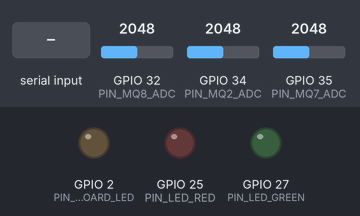
Bench run of a sketch on a simulated ESP32. Parts: output pins drawn as LEDs (lit = HIGH). Dashed ring = blinking. The test bench sets the inputs (shaded band); at power-on: GPIO 32 (PIN_MQ8_ADC) = 2048, GPIO 34 (PIN_MQ2_ADC) = 2048, GPIO 35 (PIN_MQ7_ADC) = 2048 (analog values on the 0–4095 scale). WiFi joins after 1.5 s; servers stay silent unless stated; random numbers use the default seed unless the sketch sets one; nothing arrives over Bluetooth unless stated; a phone connects over Bluetooth LE 3 s after start; what the sketch prints to the serial monitor is not drawn.

Above: at 0.0 s.
At 5.7 s:
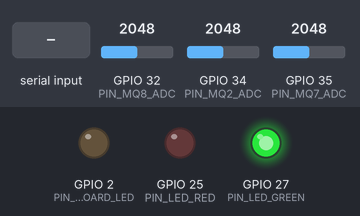
5.8 s: "S\n" received over Serial
7.3 s: "s\n" received over Serial
8.8 s: "M\n" received over Serial
At 14.97 s:
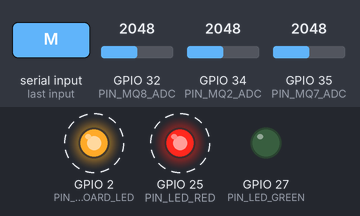
Timing chart, 0 to 16.3 s (numbered marks = the images above; inputs shaded):
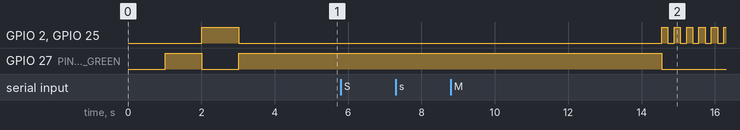

Measured:
- after the input at 5.8 s, every drawn part: stays the same
- after the input at 7.3 s, every drawn part: stays the same

The sketch:

aerosense_firmware.ino
```cpp
/*
 * AeroSense - Autonomous Multi-Gas Leak Detection & Life-Safety Hub
 * Target Microcontroller: ESP32-WROOM-32 / ESP32 Dev Module (240MHz, Dual Core)
 * Author: Research and Development Team
 * Academic Year: 2024-2025 / 2026
 *
 * Description:
 * Autonomous ceiling-mounted gas detection firmware interfacing MQ-2, MQ-8,
 * and MQ-7 sensors. Dispatches telemetry and emergency broadcasts via local
 * HTTP server (/telemetry), LAN UDP Multicast, and Direct BLE beacons.
 *
 * Safety & Architecture Compliance:
 * - Analog acquisition is strictly assigned to ADC1 (GPIOs 32, 34, 35) to prevent
 *   conflicts with the active Wi-Fi radio (ADC2 is disabled during Wi-Fi operations).
 * - Direct 5V USB power telemetry ("USB / MAINS", 100% battery).
 * - Built-in Power-On Self Test (POST) for visual verification of LEDs and buzzer.
 * - Interactive Serial Monitor command parser with echo and periodic live status.
 */

#include <WiFi.h>
#include <WiFiMulti.h>
#include <WiFiUdp.h>
#include <WebServer.h>

/* Safe BLE Inclusion - Auto-detects if Espressif BLEDevice.h is present */
#if defined(__has_include) && __has_include(<BLEDevice.h>)
  #include <BLEDevice.h>
  #include <BLEUtils.h>
  #include <BLEServer.h>
  #include <BLEAdvertising.h>
  #define HAS_BLE_DEVICE 1
#else
  #define HAS_BLE_DEVICE 0
#endif

/* Hardware Pin Definitions (Configured for your exact physical wiring) */
const int PIN_MQ2_ADC     = 34; // MQ-2: Combustible / Methane / LPG (ADC1_CH6)
const int PIN_MQ8_ADC     = 32; // MQ-8: Hydrogen H2 (ADC1_CH4)
const int PIN_MQ7_ADC     = 35; // MQ-7: Carbon Monoxide CO (ADC1_CH7)

const int PIN_LED_RED     = 25; // Red Alert / Alarm LED (Active HIGH)
const int PIN_LED_GREEN   = 27; // Green Safe / Normal LED (Active HIGH)
const int PIN_BUZZER      = 27; // Active Buzzer (change to 26 if Buzzer has its own pin separate from Green LED)
const int PIN_ONBOARD_LED = 2;  // Built-in blue LED on ESP32 Dev Module (diagnostic fallback)

/* Safety Thresholds (Parts Per Million) */
const float THRESHOLD_FLAMMABLE_WARN = 200.0;
const float THRESHOLD_FLAMMABLE_CRIT = 400.0;
const float THRESHOLD_H2_WARN        = 400.0;
const float THRESHOLD_H2_CRIT        = 800.0;
const float THRESHOLD_CO_WARN        = 25.0;
const float THRESHOLD_CO_CRIT        = 50.0;

/* Network & WebServer Configuration */
WiFiMulti wifiMulti;
WiFiUDP udp;
WebServer server(80);
const char* UDP_BROADCAST_IP = "255.255.255.255";
const uint16_t UDP_PORT = 8888;

/* Device Identity */
const char* DEVICE_ID = "AEROSENSE-HUB-01";
const char* ZONE_NAME = "Zone 1 - Main Enclosure";

/* BLE Beacon Service UUID */
#define SERVICE_UUID "0000AE01-0000-1000-8000-00805F9B34FB"
#if HAS_BLE_DEVICE
BLEAdvertising* pAdvertising = nullptr;
#endif

/* System State Variables */
enum AlertLevel {
  ALERT_NORMAL = 0,
  ALERT_WARNING = 1,
  ALERT_CRITICAL = 2
};

AlertLevel currentAlertLevel = ALERT_NORMAL;
const char* primaryDetectedGas = "NORMAL";

/* Telemetry & Calibration Variables (USB Powered) */
float ppmFlammable = 0.0;
float ppmHydrogen = 0.0;
float ppmCarbonMonoxide = 0.0;
float batteryVoltage = 5.00;
int batteryPercentage = 100;
const char* powerSource = "USB / MAINS";

/* Timing & Simulation Flags */
unsigned long lastTelemetryBroadcast = 0;
unsigned long lastSerialTelemetry = 0;
unsigned long lastBuzzerToggle = 0;
bool buzzerState = false;
bool simulationMode = false;
unsigned long simulationStartTime = 0;
unsigned long warmupStartTime = 0;
const unsigned long WARMUP_DURATION_MS = 10000; // 10s sensor warmup stabilization

void handleTelemetryEndpoint() {
  String payload = "{";
  payload += "\"device_id\":\"" + String(DEVICE_ID) + "\",";
  payload += "\"zone\":\"" + String(ZONE_NAME) + "\",";
  payload += "\"uptime_s\":" + String(millis() / 1000) + ",";
  payload += "\"simulation\":" + String(simulationMode ? "true" : "false") + ",";
  payload += "\"power\":{\"source\":\"" + String(powerSource) + "\",\"pct\":" + String(batteryPercentage) + ",\"v\":" + String(batteryVoltage, 2) + "},";
  payload += "\"sensors\":{";
  payload += "\"flammable_ppm\":" + String(ppmFlammable, 1) + ",";
  payload += "\"h2_ppm\":" + String(ppmHydrogen, 1) + ",";
  payload += "\"co_ppm\":" + String(ppmCarbonMonoxide, 1) + ",";
  payload += "\"mq7_phase\":\"CONTINUOUS_5V\"";
  payload += "},";
  payload += "\"alert\":{";
  payload += "\"level\":" + String((int)currentAlertLevel) + ",";
  payload += "\"gas\":\"" + String(primaryDetectedGas) + "\"";
  payload += "}";
  payload += "}";

  server.sendHeader("Access-Control-Allow-Origin", "*");
  server.send(200, "application/json", payload);
}

void initHardware() {
  pinMode(PIN_MQ2_ADC, INPUT);
  pinMode(PIN_MQ8_ADC, INPUT);
  pinMode(PIN_MQ7_ADC, INPUT);

  pinMode(PIN_LED_RED, OUTPUT);
  pinMode(PIN_LED_GREEN, OUTPUT);
  pinMode(PIN_ONBOARD_LED, OUTPUT);
  if (PIN_BUZZER != PIN_LED_GREEN) {
    pinMode(PIN_BUZZER, OUTPUT);
    digitalWrite(PIN_BUZZER, LOW);
  }

  // Set 12-bit ADC resolution (0 - 4095) for ESP32
  analogReadResolution(12);

  // Power-On Self Test (POST): Visually flash LEDs so you can verify physical wiring immediately
  Serial.println("[POST] Testing Green LED on GPIO 27 (should light up for 1 second)...");
  digitalWrite(PIN_LED_GREEN, HIGH);
  delay(1000);
  digitalWrite(PIN_LED_GREEN, LOW);

  Serial.println("[POST] Testing Red LED on GPIO 25 & Onboard LED on GPIO 2 (should light up for 1 second)...");
  digitalWrite(PIN_LED_RED, HIGH);
  digitalWrite(PIN_ONBOARD_LED, HIGH);
  delay(1000);
  digitalWrite(PIN_LED_RED, LOW);
  digitalWrite(PIN_ONBOARD_LED, LOW);

  // Default Initial State: Safe / Normal (Green ON, Red OFF)
  digitalWrite(PIN_LED_GREEN, HIGH);
  Serial.println("[POST] Self-test complete. Green LED is now set to HIGH (Normal).");
}

void initWireless() {
  wifiMulti.addAP("AeroSenseHotspot", "aerosense123");
  wifiMulti.addAP("HUAWEI-3DcC", "jGqZv2Hh");
  wifiMulti.addAP("Campus_WiFi", "campus_access");

  Serial.println("[AEROSENSE] Connecting to Wi-Fi...");
  unsigned long startAttempt = millis();
  while (wifiMulti.run() != WL_CONNECTED && (millis() - startAttempt < 6000)) {
    delay(200);
    digitalWrite(PIN_LED_GREEN, !digitalRead(PIN_LED_GREEN));
  }

  if (WiFi.status() == WL_CONNECTED) {
    digitalWrite(PIN_LED_GREEN, HIGH);
    Serial.print("[AEROSENSE] Wi-Fi connected! Device IP: ");
    Serial.println(WiFi.localIP());
    udp.begin(UDP_PORT);

    server.on("/telemetry", handleTelemetryEndpoint);
    server.begin();
    Serial.println("[AEROSENSE] HTTP telemetry endpoint ready at http://" + WiFi.localIP().toString() + "/telemetry");
  } else {
    digitalWrite(PIN_LED_GREEN, HIGH);
    Serial.println("[AEROSENSE] Wi-Fi not connected. Operating in standalone offline mode.");
  }

#if HAS_BLE_DEVICE
  BLEDevice::init("AeroSense-Hub");
  BLEServer* pServer = BLEDevice::createServer();
  pAdvertising = BLEDevice::getAdvertising();
  pAdvertising->addServiceUUID(SERVICE_UUID);
  pAdvertising->setScanResponse(true);
  pAdvertising->setMinPreferred(0x06);
  pAdvertising->setMinPreferred(0x12);
  BLEDevice::startAdvertising();
  Serial.println("[AEROSENSE] BLE Emergency Beacon active.");
#else
  Serial.println("[AEROSENSE] BLE beacon bypassed on this core.");
#endif
}

void readBatteryTelemetry() {
  batteryVoltage = 5.00;
  batteryPercentage = 100;
  powerSource = "USB / MAINS";
}

void readSensors() {
  if (simulationMode) {
    unsigned long elapsed = millis() - simulationStartTime;
    if (elapsed < 15000) {
      ppmFlammable = 120.0 + (elapsed / 15000.0) * 360.0;
      ppmHydrogen  = 45.0 + (elapsed / 15000.0) * 120.0;
      ppmCarbonMonoxide = 12.0;
    } else if (elapsed < 30000) {
      ppmFlammable = 485.0 + (random(-15, 15));
      ppmHydrogen  = 180.0 + (random(-10, 10));
      ppmCarbonMonoxide = 28.0;
    } else {
      simulationMode = false;
      Serial.println("[AEROSENSE] Simulation routine finished. Returning to live sensors.");
    }
    return;
  }

  // 10-sample rolling average on ADC1 channels (clean noise filtering)
  long sumMQ2 = 0, sumMQ8 = 0, sumMQ7 = 0;
  for (int i = 0; i < 10; i++) {
    sumMQ2 += analogRead(PIN_MQ2_ADC);
    sumMQ8 += analogRead(PIN_MQ8_ADC);
    sumMQ7 += analogRead(PIN_MQ7_ADC);
    delay(2);
  }

  int rawMQ2 = sumMQ2 / 10;
  int rawMQ8 = sumMQ8 / 10;
  int rawMQ7 = sumMQ7 / 10;

  // Convert raw 12-bit ADC (0 - 4095) to voltage (0.0 - 3.3V)
  float vMQ2 = (rawMQ2 / 4095.0) * 3.3;
  float vMQ8 = (rawMQ8 / 4095.0) * 3.3;
  float vMQ7 = (rawMQ7 / 4095.0) * 3.3;

  // Calculate approximate PPM
  ppmFlammable      = max(0.0f, (vMQ2 - 0.2f) * 180.0f);
  ppmHydrogen       = max(0.0f, (vMQ8 - 0.2f) * 220.0f);
  ppmCarbonMonoxide = max(0.0f, (vMQ7 - 0.2f) * 45.0f);
}

void evaluateRiskState() {
  if (millis() - warmupStartTime < WARMUP_DURATION_MS) {
    currentAlertLevel = ALERT_NORMAL;
    primaryDetectedGas = "WARMING_UP";
    return;
  }

  bool isCrit = false;
  bool isWarn = false;

  if (ppmFlammable >= THRESHOLD_FLAMMABLE_CRIT) {
    isCrit = true;
    primaryDetectedGas = "FLAMMABLE_GAS";
  } else if (ppmHydrogen >= THRESHOLD_H2_CRIT) {
    isCrit = true;
    primaryDetectedGas = "HYDROGEN";
  } else if (ppmCarbonMonoxide >= THRESHOLD_CO_CRIT) {
    isCrit = true;
    primaryDetectedGas = "CARBON_MONOXIDE";
  } else if (ppmFlammable >= THRESHOLD_FLAMMABLE_WARN) {
    isWarn = true;
    primaryDetectedGas = "FLAMMABLE_GAS";
  } else if (ppmHydrogen >= THRESHOLD_H2_WARN) {
    isWarn = true;
    primaryDetectedGas = "HYDROGEN";
  } else if (ppmCarbonMonoxide >= THRESHOLD_CO_WARN) {
    isWarn = true;
    primaryDetectedGas = "CARBON_MONOXIDE";
  }

  if (isCrit) {
    currentAlertLevel = ALERT_CRITICAL;
  } else if (isWarn) {
    currentAlertLevel = ALERT_WARNING;
  } else {
    currentAlertLevel = ALERT_NORMAL;
    primaryDetectedGas = "NORMAL";
  }
}

void processLocalActuators() {
  unsigned long now = millis();

  if (currentAlertLevel == ALERT_CRITICAL) {
    // Green OFF during hazard
    digitalWrite(PIN_LED_GREEN, LOW);

    // Fast rapid alarm (150ms toggle)
    if (now - lastBuzzerToggle >= 150) {
      lastBuzzerToggle = now;
      buzzerState = !buzzerState;
      digitalWrite(PIN_LED_RED, buzzerState ? HIGH : LOW);
      digitalWrite(PIN_ONBOARD_LED, buzzerState ? HIGH : LOW);
      if (PIN_BUZZER != PIN_LED_GREEN) {
        digitalWrite(PIN_BUZZER, buzzerState ? HIGH : LOW);
      }
    }
  } else if (currentAlertLevel == ALERT_WARNING) {
    // Green OFF during warning
    digitalWrite(PIN_LED_GREEN, LOW);

    // Moderate warning beep (700ms toggle)
    if (now - lastBuzzerToggle >= 700) {
      lastBuzzerToggle = now;
      buzzerState = !buzzerState;
      digitalWrite(PIN_LED_RED, buzzerState ? HIGH : LOW);
      digitalWrite(PIN_ONBOARD_LED, buzzerState ? HIGH : LOW);
      if (PIN_BUZZER != PIN_LED_GREEN) {
        digitalWrite(PIN_BUZZER, buzzerState ? HIGH : LOW);
      }
    }
  } else {
    // SAFE / NORMAL: Green Solid ON, Red OFF, Buzzer OFF, Onboard LED OFF
    digitalWrite(PIN_LED_GREEN, HIGH);
    digitalWrite(PIN_LED_RED, LOW);
    digitalWrite(PIN_ONBOARD_LED, LOW);
    if (PIN_BUZZER != PIN_LED_GREEN) {
      digitalWrite(PIN_BUZZER, LOW);
    }
  }
}

void dispatchUDPTelemetry() {
  unsigned long now = millis();
  unsigned long interval = (currentAlertLevel == ALERT_CRITICAL) ? 400 : 2000;

  if (now - lastTelemetryBroadcast < interval) {
    return;
  }
  lastTelemetryBroadcast = now;

  if (WiFi.status() != WL_CONNECTED) {
    return;
  }

  String payload = "{";
  payload += "\"device_id\":\"" + String(DEVICE_ID) + "\",";
  payload += "\"zone\":\"" + String(ZONE_NAME) + "\",";
  payload += "\"uptime_s\":" + String(now / 1000) + ",";
  payload += "\"simulation\":" + String(simulationMode ? "true" : "false") + ",";
  payload += "\"power\":{\"source\":\"" + String(powerSource) + "\",\"pct\":" + String(batteryPercentage) + ",\"v\":" + String(batteryVoltage, 2) + "},";
  payload += "\"sensors\":{";
  payload += "\"flammable_ppm\":" + String(ppmFlammable, 1) + ",";
  payload += "\"h2_ppm\":" + String(ppmHydrogen, 1) + ",";
  payload += "\"co_ppm\":" + String(ppmCarbonMonoxide, 1) + ",";
  payload += "\"mq7_phase\":\"CONTINUOUS_5V\"";
  payload += "},";
  payload += "\"alert\":{";
  payload += "\"level\":" + String((int)currentAlertLevel) + ",";
  payload += "\"gas\":\"" + String(primaryDetectedGas) + "\"";
  payload += "}";
  payload += "}";

  udp.beginPacket(UDP_BROADCAST_IP, UDP_PORT);
  udp.write((const uint8_t*)payload.c_str(), payload.length());
  udp.endPacket();
}

void printLiveStatus() {
  unsigned long now = millis();
  if (now - lastSerialTelemetry >= 2000) {
    lastSerialTelemetry = now;
    Serial.print("[STATUS] Alert: ");
    if (currentAlertLevel == ALERT_CRITICAL) Serial.print("CRITICAL");
    else if (currentAlertLevel == ALERT_WARNING) Serial.print("WARNING");
    else Serial.print("NORMAL");

    Serial.print(" | Flammable: ");
    Serial.print(ppmFlammable, 1);
    Serial.print(" ppm | H2: ");
    Serial.print(ppmHydrogen, 1);
    Serial.print(" ppm | CO: ");
    Serial.print(ppmCarbonMonoxide, 1);
    Serial.print(" ppm | Green(27): ");
    Serial.print(digitalRead(PIN_LED_GREEN) ? "HIGH" : "LOW");
    Serial.print(" | Red(25): ");
    Serial.print(digitalRead(PIN_LED_RED) ? "HIGH" : "LOW");
    Serial.print(" | Sim: ");
    Serial.println(simulationMode ? "ACTIVE" : "OFF");
  }
}

void checkInputs() {
  while (Serial.available() > 0) {
    char cmd = Serial.read();
    if (cmd == '\r' || cmd == '\n' || cmd == ' ') {
      continue; // Skip line endings
    }

    Serial.print("[SERIAL] Key received: '");
    Serial.print(cmd);
    Serial.println("'");

    if (cmd == 'S' || cmd == 's') {
      simulationMode = !simulationMode;
      simulationStartTime = millis();
      Serial.print("[AEROSENSE] Simulation Mode toggled: ");
      Serial.println(simulationMode ? "ACTIVE (simulating gas leak)" : "INACTIVE (live sensors)");
    } else if (cmd == 'M' || cmd == 'm') {
      currentAlertLevel = ALERT_NORMAL;
      digitalWrite(PIN_LED_RED, LOW);
      digitalWrite(PIN_ONBOARD_LED, LOW);
      digitalWrite(PIN_LED_GREEN, HIGH);
      if (PIN_BUZZER != PIN_LED_GREEN) {
        digitalWrite(PIN_BUZZER, LOW);
      }
      Serial.println("[AEROSENSE] Alarm manually silenced via Serial.");
    }
  }
}

void setup() {
  Serial.begin(115200);
  delay(1000);
  Serial.println("\n==========================================");
  Serial.println("  AEROSENSE GAS MONITORING SYSTEM BOOT    ");
  Serial.println("==========================================");

  initHardware();
  initWireless();

  warmupStartTime = millis();
  Serial.println("[AEROSENSE] System initialized. Entering main monitoring loop.");
  Serial.println("[AEROSENSE] Tip: Type 'S' in Serial Monitor to simulate a gas leak!");
}

void loop() {
  server.handleClient();   // Serve HTTP requests (/telemetry)
  checkInputs();           // Listen for Serial commands
  readBatteryTelemetry();   // Maintain USB power status
  readSensors();           // Read ADC1 for MQ-2, MQ-8, MQ-7
  evaluateRiskState();     // Compute safety thresholds
  processLocalActuators(); // Control Green LED, Red LED, and Buzzer
  dispatchUDPTelemetry();   // Broadcast telemetry to LAN
  printLiveStatus();       // Print real-time sensor & LED state every 2 seconds
  delay(10);
}
```
